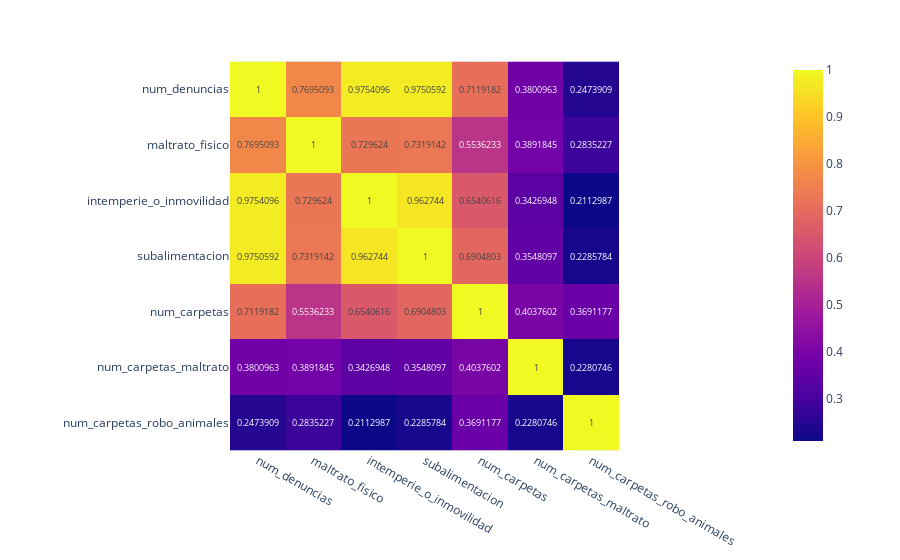

The notebook cell this image was saved under:
### Code cell
import plotly.express as px


fig = px.imshow(datos_corr.corr(), text_auto=True)
fig.show()

### Figure 1 — Plotly figure (JSON) as saved in the notebook; plotly's stock layout.template omitted (floating-point values rounded to 4 significant figures)
{"data": [{"coloraxis": "coloraxis", "hovertemplate": "x: %{x}<br>y: %{y}<br>color: %{z}<extra></extra>", "name": "0", "texttemplate": "%{z}", "type": "heatmap", "x": ["num_denuncias", "maltrato_fisico", "intemperie_o_inmovilidad", "subalimentacion", "num_carpetas", "num_carpetas_maltrato", "num_carpetas_robo_animales"], "xaxis": "x", "y": ["num_denuncias", "maltrato_fisico", "intemperie_o_inmovilidad", "subalimentacion", "num_carpetas", "num_carpetas_maltrato", "num_carpetas_robo_animales"], "yaxis": "y", "z": [[1, 0.7695, 0.9754, 0.9751, 0.7119, 0.3801, 0.2474], [0.7695, 1, 0.7296, 0.7319, 0.5536, 0.3892, 0.2835], [0.9754, 0.7296, 1, 0.9627, 0.6541, 0.3427, 0.2113], [0.9751, 0.7319, 0.9627, 1, 0.6905, 0.3548, 0.2286], [0.7119, 0.5536, 0.6541, 0.6905, 1, 0.4038, 0.3691], [0.3801, 0.3892, 0.3427, 0.3548, 0.4038, 1, 0.2281], [0.2474, 0.2835, 0.2113, 0.2286, 0.3691, 0.2281, 1]]}], "layout": {"coloraxis": {"colorscale": [[0, "#0d0887"], [0.1111, "#46039f"], [0.2222, "#7201a8"], [0.3333, "#9c179e"], [0.4444, "#bd3786"], [0.5556, "#d8576b"], [0.6667, "#ed7953"], [0.7778, "#fb9f3a"], [0.8889, "#fdca26"], [1, "#f0f921"]]}, "margin": {"t": 60}, "xaxis": {"anchor": "y", "constrain": "domain", "domain": [0, 1], "scaleanchor": "y"}, "yaxis": {"anchor": "x", "autorange": "reversed", "constrain": "domain", "domain": [0, 1]}}}
